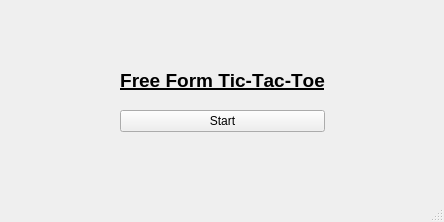
<?xml version="1.0" encoding="UTF-8"?>
<ui version="4.0">
 <class>StartScreenWindow</class>
 <widget class="QMainWindow" name="StartScreenWindow">
  <property name="geometry">
   <rect>
    <x>0</x>
    <y>0</y>
    <width>444</width>
    <height>222</height>
   </rect>
  </property>
  <property name="sizePolicy">
   <sizepolicy hsizetype="MinimumExpanding" vsizetype="MinimumExpanding">
    <horstretch>0</horstretch>
    <verstretch>0</verstretch>
   </sizepolicy>
  </property>
  <property name="windowTitle">
   <string>Free Form Tic-Tac-Toe</string>
  </property>
  <widget class="QWidget" name="centralwidget">
   <layout class="QGridLayout" name="gridLayout_2">
    <item row="0" column="1">
     <spacer name="verticalSpacer__top">
      <property name="orientation">
       <enum>Qt::Vertical</enum>
      </property>
      <property name="sizeType">
       <enum>QSizePolicy::Expanding</enum>
      </property>
      <property name="sizeHint" stdset="0">
       <size>
        <width>20</width>
        <height>20</height>
       </size>
      </property>
     </spacer>
    </item>
    <item row="3" column="1">
     <widget class="QPushButton" name="pushButton_start">
      <property name="text">
       <string>Start</string>
      </property>
     </widget>
    </item>
    <item row="3" column="0">
     <spacer name="horizontalSpacer_left">
      <property name="orientation">
       <enum>Qt::Horizontal</enum>
      </property>
      <property name="sizeHint" stdset="0">
       <size>
        <width>40</width>
        <height>20</height>
       </size>
      </property>
     </spacer>
    </item>
    <item row="3" column="2">
     <spacer name="horizontalSpacer__right">
      <property name="orientation">
       <enum>Qt::Horizontal</enum>
      </property>
      <property name="sizeHint" stdset="0">
       <size>
        <width>40</width>
        <height>20</height>
       </size>
      </property>
     </spacer>
    </item>
    <item row="2" column="1">
     <spacer name="verticalSpacer_middle">
      <property name="orientation">
       <enum>Qt::Vertical</enum>
      </property>
      <property name="sizeType">
       <enum>QSizePolicy::Maximum</enum>
      </property>
      <property name="sizeHint" stdset="0">
       <size>
        <width>20</width>
        <height>12</height>
       </size>
      </property>
     </spacer>
    </item>
    <item row="1" column="1">
     <widget class="QLabel" name="label_title">
      <property name="minimumSize">
       <size>
        <width>0</width>
        <height>0</height>
       </size>
      </property>
      <property name="maximumSize">
       <size>
        <width>16777215</width>
        <height>24</height>
       </size>
      </property>
      <property name="font">
       <font>
        <pointsize>14</pointsize>
        <weight>75</weight>
        <italic>false</italic>
        <bold>true</bold>
        <underline>true</underline>
        <strikeout>false</strikeout>
        <stylestrategy>PreferDefault</stylestrategy>
        <kerning>false</kerning>
       </font>
      </property>
      <property name="text">
       <string>Free Form Tic-Tac-Toe</string>
      </property>
      <property name="alignment">
       <set>Qt::AlignCenter</set>
      </property>
     </widget>
    </item>
    <item row="4" column="1">
     <spacer name="verticalSpacer_bottom">
      <property name="orientation">
       <enum>Qt::Vertical</enum>
      </property>
      <property name="sizeHint" stdset="0">
       <size>
        <width>20</width>
        <height>40</height>
       </size>
      </property>
     </spacer>
    </item>
   </layout>
  </widget>
  <widget class="QMenuBar" name="menubar">
   <property name="geometry">
    <rect>
     <x>0</x>
     <y>0</y>
     <width>444</width>
     <height>24</height>
    </rect>
   </property>
  </widget>
  <widget class="QStatusBar" name="statusbar"/>
 </widget>
 <resources/>
 <connections/>
</ui>
